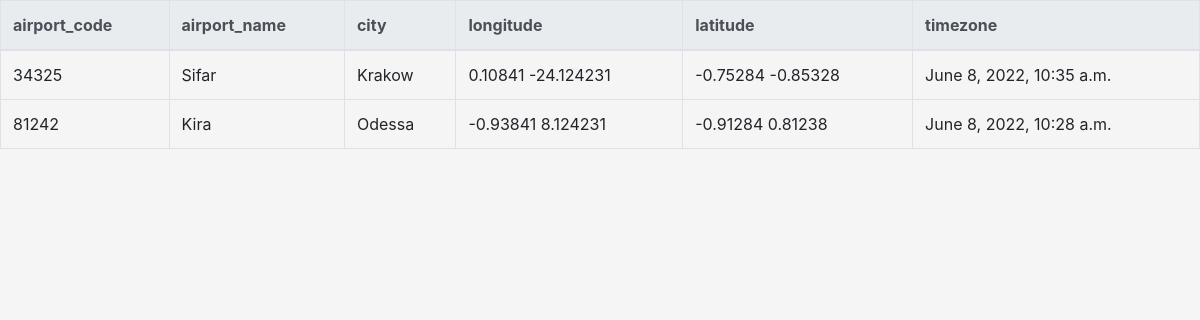
The page /aero/airport/ on the database its author committed.
### aero/models.py (models this page shows, shortened)
class Airport(models.Model):
    airport_code = models.IntegerField(primary_key=True, unique=True, verbose_name='airport_code')
    airport_name = models.CharField(max_length=30, verbose_name='airport_name')
    city = models.CharField(max_length=30, verbose_name='city')
    longitude = models.CharField(max_length=20, verbose_name='longitude')
    latitude = models.CharField(max_length=20, verbose_name='latitude')
    timezone = models.DateTimeField(verbose_name='timezone')

### aero/views.py (the view)
# urls.py: path('airport/', airport_index),
def airport_index(request):
    template = loader.get_template("airport/index.html")
    airports = Airport.objects.order_by("airport_code")
    context = { 'airports': airports }
    return HttpResponse(template.render(context, request))

### aero/templates/airport/index.html (shortened to what this page needs)
<!DOCTYPE html>
<html>
	<head>
		<link rel="stylesheet" href="https://cdn.jsdelivr.net/npm/bootstrap@4.3.1/dist/css/bootstrap.min.css">
	</head>
	<body style="background: whitesmoke;">
	<table class="table table-bordered table-hover">
	  <thead class="thead-light">
	    <tr>
	      <th scope="col">airport_code</th>
	      <th scope="col">airport_name</th>
	      <th scope="col">city</th>
	      <th scope="col">longitude</th>
  	      <th scope="col">latitude</th>
  	      <th scope="col">timezone</th>
	    </tr>
	  </thead>
	  <tbody>
		{% for airport in airports %}
	    <tr>
	      <td>{{airport.airport_code}}</td>
	      <td>{{airport.airport_name}}</td>
	      <td>{{airport.city}}</td>
		  <td>{{airport.longitude}}</td>
	  	  <td>{{airport.latitude}}</td>
	      <td>{{airport.timezone}}</td>
	    </tr>
		{% endfor %}
	  </tbody>
	</table>
	</body>
</html>

### rows shown on the page
Airport: airport_code "34325", airport_name "Sifar", city "Krakow", longitude "0.10841 -24.124231", latitude "-0.75284 -0.85328", timezone "June 8, 2022, 10:35 a.m."
Airport: airport_code "81242", airport_name "Kira", city "Odessa", longitude "-0.93841 8.124231", latitude "-0.91284 0.81238", timezone "June 8, 2022, 10:28 a.m."
